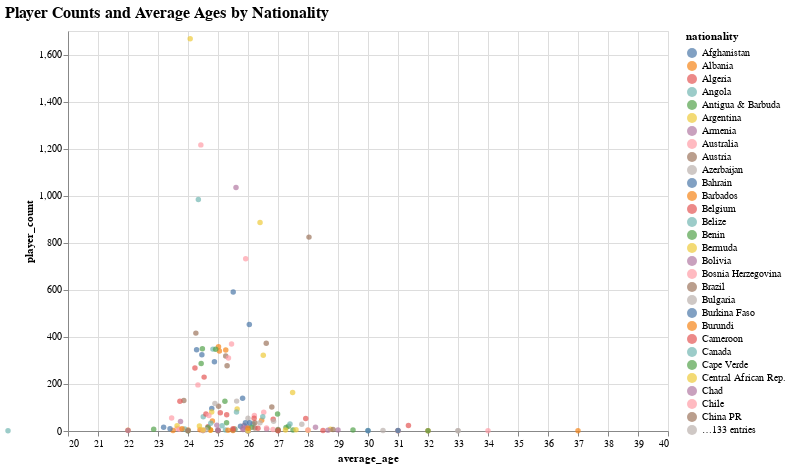

Notebook cell for this chart:
### Code cell
import altair as alt

# Create a scatter plot with a title and custom scale domains, with x and y axes flipped
scatter_plot = alt.Chart(grouped).mark_circle().encode(
    y=alt.Y('player_count:Q', scale=alt.Scale(domain=(0, 1700))),  # Custom y-axis scale domain
    x=alt.X('average_age:Q', scale=alt.Scale(domain=(20, 40))),   # Custom x-axis scale domain
    color='nationality:N',  # Color points by nationality
    tooltip=['nationality', 'player_count', 'average_age']  # Show tooltips on hover
).properties(
    width=600,  # Width of the plot
    height=400,  # Height of the plot
    title='Player Counts and Average Ages by Nationality'  # Set the title
).configure_title(
    fontSize=16,  # Font size of the title
    anchor='start',  # Title anchor position
    offset=10  # Title offset from the top of the plot
)

# Show the scatter plot
scatter_plot

### Figure 1 — Vega-Lite specification as saved in the notebook (floating-point values rounded to 4 significant figures; data arrays with more than 128 entries replaced by an {"elided": "..."} marker saying what was removed)
{"config": {"view": {"continuousWidth": 400, "continuousHeight": 300}, "title": {"anchor": "start", "fontSize": 16, "offset": 10}}, "data": {"name": "data-556ee112373c6739cd4c4418496eb88d"}, "mark": "circle", "encoding": {"color": {"field": "nationality", "type": "nominal"}, "tooltip": [{"field": "nationality", "type": "nominal"}, {"field": "player_count", "type": "quantitative"}, {"field": "average_age", "type": "quantitative"}], "x": {"field": "average_age", "scale": {"domain": [20, 40]}, "type": "quantitative"}, "y": {"field": "player_count", "scale": {"domain": [0, 1700]}, "type": "quantitative"}}, "height": 400, "title": "Player Counts and Average Ages by Nationality", "width": 600, "$schema": "https://vega.github.io/schema/vega-lite/v4.17.0.json", "datasets": {"data-556ee112373c6739cd4c4418496eb88d": {"elided": "162 records"}}}
